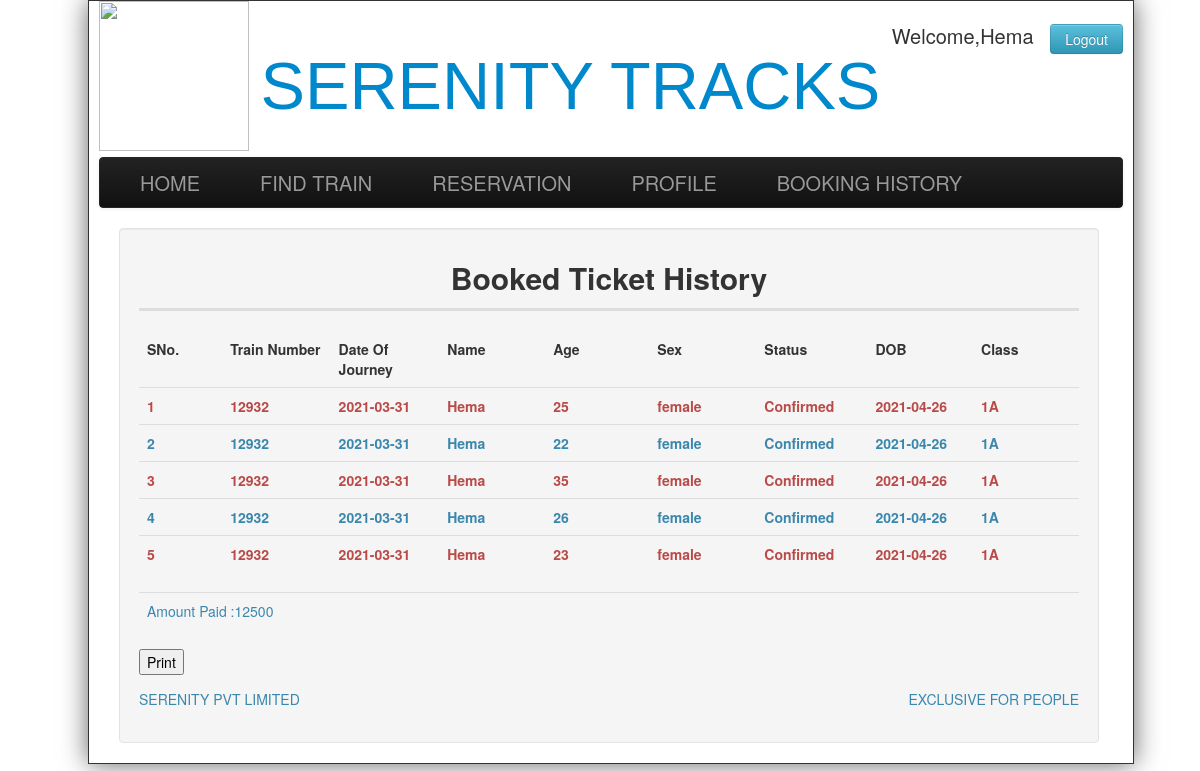
/ViewFullStatus.php?Tnumber=12932&doj=2021-03-31&fromstn=VIJAYAWADA&tostn=HYDERABAD&DOB=2021-04-26 (signed in), run on the app's committed database.
### tables this page shows
CREATE TABLE `booking` (
  `uname` varchar(15) NOT NULL,
  `Tnumber` int(11) NOT NULL,
  `class` varchar(2) NOT NULL,
  `doj` date NOT NULL,
  `DOB` date NOT NULL,
  `fromstn` varchar(15) NOT NULL,
  `tostn` varchar(15) NOT NULL,
  `Name` varchar(15) NOT NULL,
  `Age` int(11) NOT NULL,
  `sex` varchar(10) NOT NULL,
  `Status` varchar(20) NOT NULL
);

### ViewFullStatus.php (the view, shortened to what this page needs)
<?php
require('firstimport.php');
$tbl_name="booking";
mysqli_select_db($conn,"$db_name") or die("cannot select db");
	$name1=$_SESSION['name'];
	$tno=$_GET['Tnumber'];
	$doj=$_GET['doj'];
	$fromstn=$_GET['fromstn'];
	$tostn=$_GET['tostn'];
	$DOB=$_GET['DOB'];
	$sql="SELECT Tnumber,doj,Name,Age,Sex,Status,DOB,class FROM $tbl_name WHERE (uname='$name1' and Tnumber='$tno' and doj='$doj' and DOB='$DOB' and fromstn='$fromstn' and tostn='$tostn')";
	$result=mysqli_query($conn,$sql);
?>
	<!DOCTYPE html>
<html>
<head>
	<link href="css/bootstrap.min.css" rel="stylesheet">
	<link href="css/Default.css" rel="stylesheet">
</head>
<body>
	<div class="wrap">
		<div class="header">
			<div style="float:left;width:150px;">
				<img src="https://thecottagemarket.com/glitterandglam/TCM-Glam-Mongram-Gold-5x7-S.jpg" style="width:150px;height:150px"/>
			</div>
			<div>
			<div style="float:right; font-size:20px;margin-top:20px;">
			<?php
			 if(isset($_SESSION['name']))
			 {
			 echo "Welcome,".$_SESSION['name']."&nbsp;&nbsp;&nbsp;<a href=\"logout.php\" class=\"btn btn-info\">Logout</a>";
			 }
			 ?>
			</div>
			<div id="heading">
				<a href="index.php">SERENITY TRACKS</a>
			</div>
			</div>
		</div>
		<div class="navbar navbar-inverse" >
			<div class="navbar-inner">
				<div class="container" >
				<a class="brand" href="index.php" >HOME</a>
				<a class="brand" href="train.php" >FIND TRAIN</a>
				<a class="brand" href="reservation.php">RESERVATION</a>
				<a class="brand" href="profile.php">PROFILE</a>
				<a class="brand" href="booking.php">BOOKING HISTORY</a>
				</div>
			</div>
		</div>
		<div class="span12 well">
			<div align="center" style="border-bottom: 3px solid #ddd;">
				<h2>Booked Ticket History </h2>
			</div>
			<br>
	<div >
				<table  class="table">
				<col width="90">
					<col width="90">
				<col width="90">
				<col width="110">
				<col width="90">
				<col width="90">
				<col width="90">
				<col width="90">
				<tr>
					<th style="width:10px;border-top:0px;">SNo.</th>
					<th style="width:100px;border-top:0px;">Train Number</th>
					<th style="width:100px;border-top:0px;">Date Of Journey</th>
					<th style="width:100px;border-top:0px;">Name</th>
					<th style="width:100px;border-top:0px;">Age</th>
					<th style="width:100px;border-top:0px;">Sex</th>
					<th style="width:100px;border-top:0px;">Status</th>
					<th style="width:100px;border-top:0px;">DOB</th>
					<th style="width:100px;border-top:0px;">Class</th>
				</tr>
				<?php
				$n=1;
				while($row=mysqli_fetch_array($result)){
					if($n%2!=0)
					{
				?>
				<tr class="text-error">
					<th style="width:10px;"> <?php echo $n; ?> </th>
					<th style="width:100px;"> <?php echo $row['Tnumber']; ?> </th>
					<th style="width:100px;"> <?php echo $row['doj']; ?> </th>
					<th style="width:100px;"> <?php echo $row['Name']; ?> </th>
					<th style="width:100px;"> <?php echo $row['Age']; ?> </th>
					<th style="width:100px;"> <?php echo $row['Sex']; ?> </th>
					<th style="width:100px;"> <?php echo $row['Status']; ?> </th>
					<th style="width:100px;"> <?php echo $row['DOB']; ?> </th>
					<th style="width:100px;"> <?php echo $class; ?> </th>
				</tr>
				<?php
					}
					else
					{
				?>
				<tr class="text-info">
					<th style="width:10px;"> <?php echo $n; ?> </th>
					<th style="width:100px;"> <?php echo $row['Tnumber']; ?> </th>
					<th style="width:100px;"> <?php echo $row['doj']; ?> </th>
					<th style="width:100px;"> <?php echo $row['Name']; ?> </th>
					<th style="width:100px;"> <?php echo $row['Age']; ?> </th>
					<th style="width:100px;"> <?php echo $row['Sex']; ?> </th>
					<th style="width:100px;"> <?php echo $row['Status']; ?> </th>
					<th style="width:100px;"> <?php echo $row['DOB']; ?> </th>
					<th style="width:100px;"> <?php echo $class; ?> </th>
				</tr>
				<?php
					}
					$n++;
				}
				?>
				</table>
				<table class="table">
				<tr class="text-info">
					<td>Amount Paid :<?php $tot=($n-1)*$amt;echo $tot;?></td>
				</tr>
				</table>
								<button onClick="window.print()">Print </button>
		<footer >
		<div style="width:100%;">
			<div style="float:left;">
			<p class="text-right text-info">  SERENITY PVT LIMITED</p>
			</div>
			<div style="float:right;">
			<p class="text-right text-info">	EXCLUSIVE FOR PEOPLE</p>
			</div>
		</div>
		</footer>
	</div>
</body>
</html>

### css/Default.css (style rules this page uses)
.header { height: 156px; padding: 0; font-size: 14px; width:100%; }
.wrap { position:absolute; width:1024px; background-color:#FFFFFF; padding:0 10px; border:solid 1px; -o-box-shadow: 10px 10px 5px #888; -moz-box-shadow: 10px 10px 5px #888; -webkit-box-shadow: 10px 10px 5px #888; box-shadow: 0px 0px 25px #666; }
#heading { text-align:center; font-size:50pt; font-family:verdana,helvetica,arial,sans-serif; color:#993366; padding-top:35pt; line-height:normal; }
.navbar .brand { padding:10px 40px 10px; }
.span12 { margin-right:20px; }

### data on the page
booking: Tnumber "12932", doj "2021-03-31", Name "Hema", Age "25", sex "female", Status "Confirmed", DOB "2021-04-26"
booking: Tnumber "12932", doj "2021-03-31", Name "Hema", Age "22", sex "female", Status "Confirmed", DOB "2021-04-26"
booking: Tnumber "12932", doj "2021-03-31", Name "Hema", Age "35", sex "female", Status "Confirmed", DOB "2021-04-26"
booking: Tnumber "12932", doj "2021-03-31", Name "Hema", Age "26", sex "female", Status "Confirmed", DOB "2021-04-26"
booking: Tnumber "12932", doj "2021-03-31", Name "Hema", Age "23", sex "female", Status "Confirmed", DOB "2021-04-26"

### other printed values
$_SESSION['name'] "Hema"
$tot "12500"
